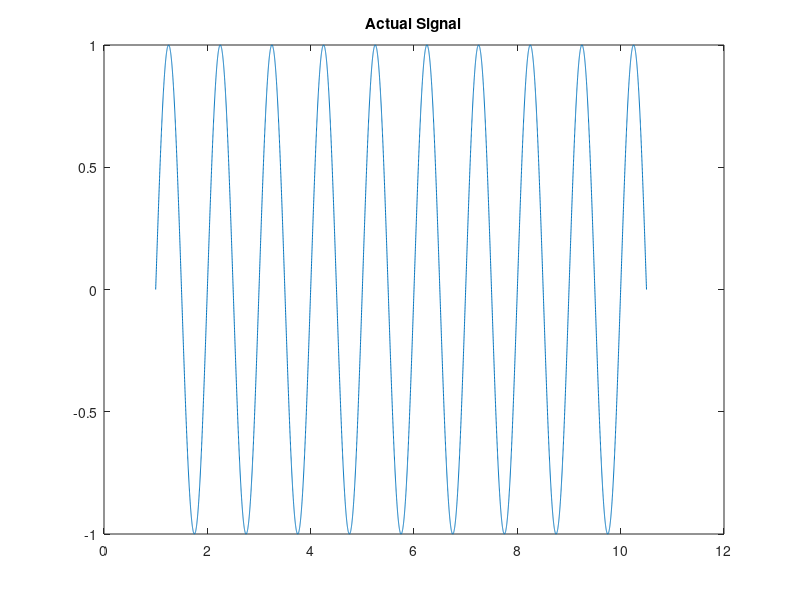
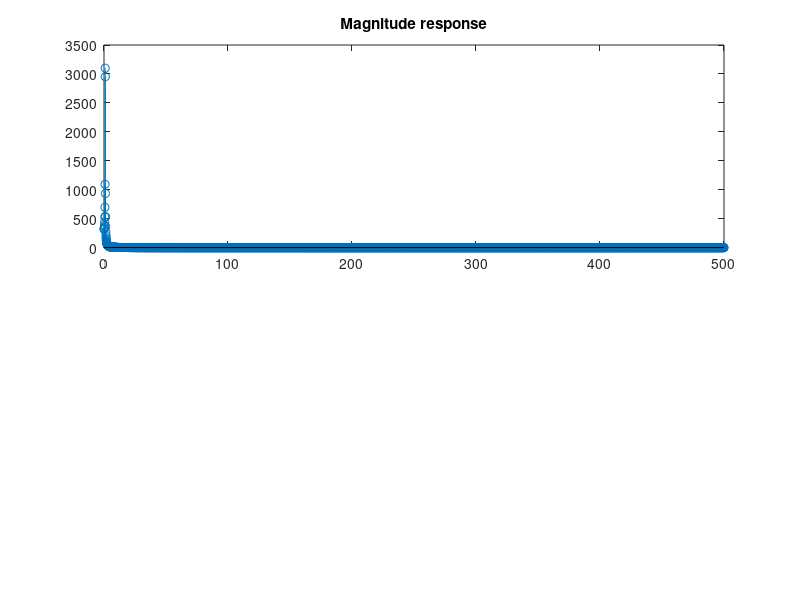

These charts were generated, in order, by the following MATLAB code:
signal_frequency = 1;
sampling_frequency = 1000;
time_interval = 10.5;
t = 1:1/sampling_frequency:time_interval;
signal = sin(2*pi*signal_frequency*t);

%% Main Signal
figure(1);
plot(t,signal);
title('Actual Signal');

%% FFT of the signal
number_of_points = ceil((length(t) + 1) / 2);
f = ((0:number_of_points - 1) * sampling_frequency) / length(t);
fft_signal = fft(signal);
figure(2)
subplot(2, 1, 1);
stem(f, abs(fft_signal(1:number_of_points)));
title('Magnitude response');